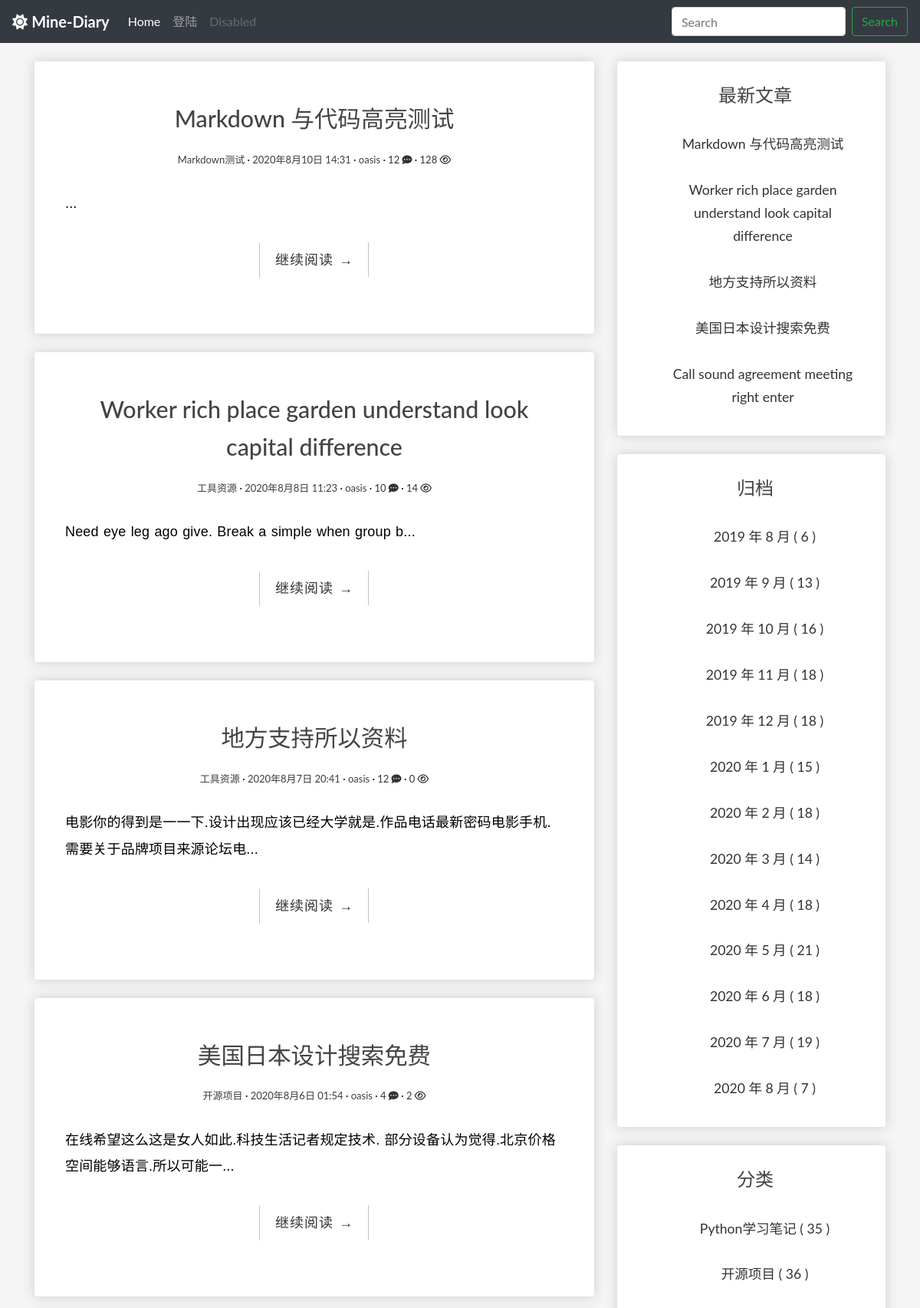
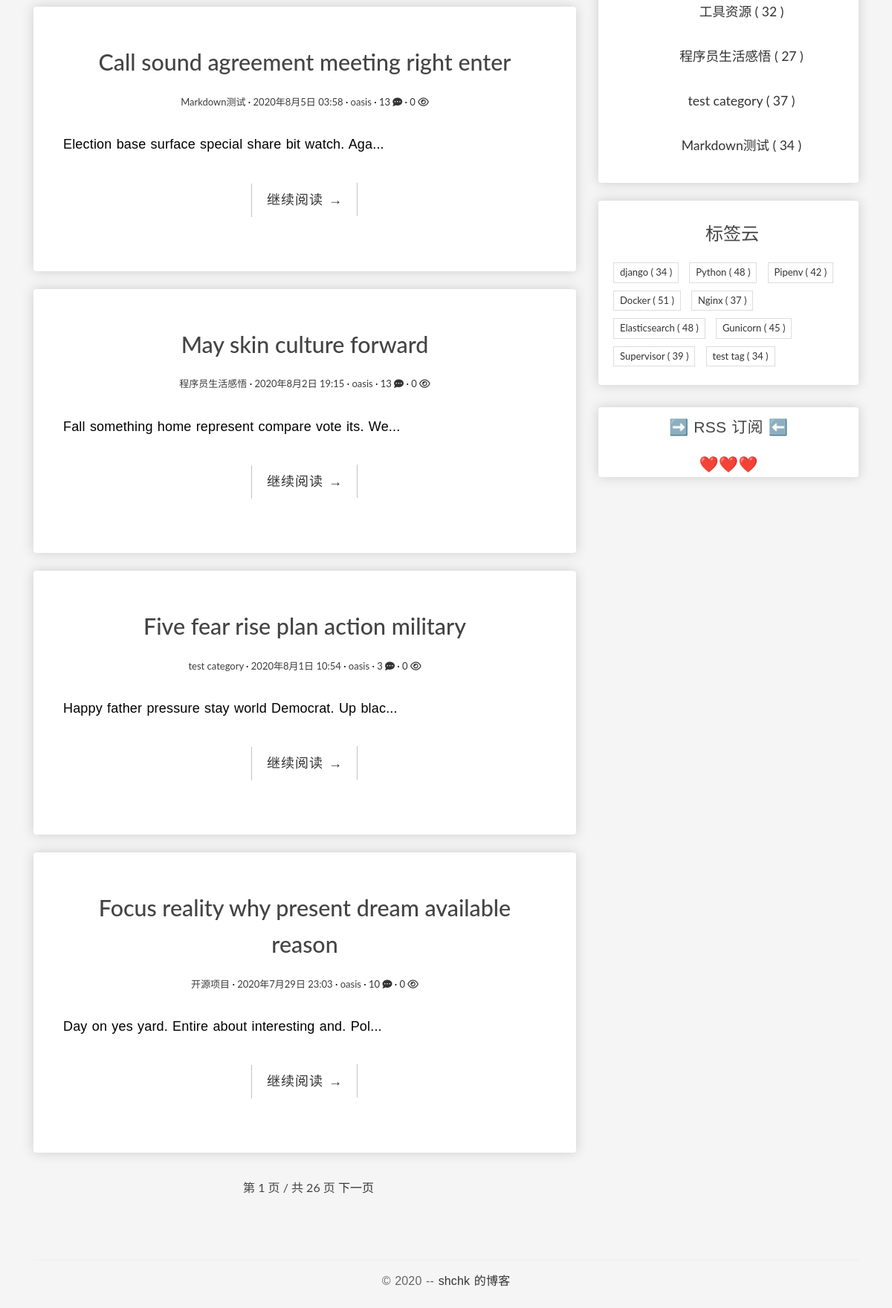
The page / on the database its author committed (2 pictures, top to bottom).
### blog/models.py (models this page shows, shortened)
class Post(models.Model):
    author = models.ForeignKey(
        User, verbose_name='作者', on_delete=models.CASCADE)
    title = models.CharField('标题', max_length=100)
    body = models.TextField('正文')
    created_time = models.DateTimeField('创建时间', default=timezone.now)
    modified_time = models.DateTimeField('修改时间')
    excerpt = models.CharField('摘要', max_length=100, blank=True)
    categories = models.ForeignKey(
        Category, verbose_name='归档', on_delete=models.CASCADE)
    tags = models.ManyToManyField(Tag, verbose_name='标签', blank=True)
    views = models.PositiveIntegerField('浏览量', default=0, editable=False)
    likes = models.PositiveIntegerField(default=0)
    def get_absolute_url(self):
        return reverse('blog:detail', kwargs={'pk': self.pk})
    class Meta:
        verbose_name = '文章'
        verbose_name_plural = verbose_name
        ordering = ['-created_time']

class Category(models.Model):
    name = models.CharField(max_length=100)
    class Meta:
        verbose_name = '分类'
        verbose_name_plural = verbose_name

class Tag(models.Model):
    name = models.CharField(max_length=100)
    class Meta:
        verbose_name = '标签'
        verbose_name_plural = verbose_name

### blog/views.py (the view)
# urls.py: path('', IndexView.as_view(), name='index'),
class IndexView(ListView):
    model = Post
    template_name = 'blog/index.html'
    context_object_name = 'post_list'
    paginate_by = 8

### blog/templatetags/blog_extras.py (called while the page is built)
@register.inclusion_tag('blog/inclusions/_recent_posts.html', takes_context=True)
def show_recent_posts(context, num=5):
    return {
        'recent_post_list': Post.objects.all().order_by('-created_time')[:num],
    }

@register.inclusion_tag('blog/inclusions/_archives.html', takes_context=True)
def show_archives(context):
    date_list = Post.objects.annotate(year=ExtractYear('created_time'), month=ExtractMonth(
        'created_time')).values('year', 'month').order_by('year', 'month').annotate(num_posts=Count('id'))
    return {
        'date_list': date_list
    }

@register.inclusion_tag('blog/inclusions/_categories.html', takes_context=True)
def show_categories(context):
    category_list = Category.objects.annotate(
        num_posts=Count('post')).filter(num_posts__gt=0)
    return {
        'category_list': category_list
    }

@register.inclusion_tag('blog/inclusions/_tags.html', takes_context=True)
def show_tags(context):
    tag_list = Tag.objects.annotate(
        num_posts=Count('post')).filter(num_posts__gt=0)
    return {
        'tag_list': tag_list
    }

### blog/templates/blog/index.html (shortened to what this page needs)
{% extends 'base.html' %}
{% block main %}
  {% for post in post_list %}
    <div class="box-element">
      <article class="post post-{{ post.pk }}">
        <header class="entry-header">
          <h1 class="entry-title">
            <a>{{ post.title }}</a>
          </h1>
          <div class="entry-meta">
            <span class="post-category"><a>{{ post.categories.name }}</a></span>
            <span class="post-date"><a><time class="entry-date"
                  datetime="{{ post.created_time }}">{{ post.created_time }}</time></a></span>
            <span class="post-author"><a>{{ post.author }}</a></span>
            <span class="comments-link"><a href="{{ post.get_absolute_url }}#comment-area">{{ post.comments_post.count }} <i class="fas fa-comment-dots"></i></a></span>
            <span class="views-count"><a href="{{ post.get_absolute_url }}">{{ post.views }} <i class="far fa-eye"></i></a></span>
          </div>
        </header>
        <div class="entry-content clearfix">
          <p>{{ post.excerpt }}...</p>
          <div class="read-more cl-effect-14">
            <a href="{{ post.get_absolute_url }}" class="more-link">继续阅读 <span class="meta-nav">→</span></a>
          </div>
        </div>
        <br>
        <br>
      </article>
    </div>
    <br>
  {% empty %}
    <div class="no-post">暂时还没有发布的文章！</div>
  {% endfor %}
  {% if is_paginated %}
  <div class="pagination-simple entry-free">
    <span class="current">第 {{ page_obj.number }} 页 / 共 {{ paginator.num_pages }} 页</span>
    {% if page_obj.has_next %}
      <a href="?page={{ page_obj.next_page_number }}">下一页</a>
    {% endif %}
  </div>
  {% endif %}
{% endblock main %}

### blog/templates/blog/inclusions/_recent_posts.html
<div class="widget widget-recent-posts">
  <h3 class="widget-title entry-title">最新文章</h3>
  <ul>
    {% for post in recent_post_list %}
      <div class="entry-free">
        <li>
            <a href="{{ post.get_absolute_url }}">{{ post.title }}</a>
        </li>
      </div>
    {% empty %}
      暂无文章！
    {% endfor %}
  </ul>
</div>

### blog/templates/blog/inclusions/_categories.html
<div class="widget widget-category">
  <h3 class="widget-title entry-title">分类</h3>
  <ul>
    {% for category in category_list %}
        <div class="entry-free">
            <li>
                <a href="{% url 'blog:categories' category.pk %}">{{ category.name }} <span class="post-count">( {{ category.num_posts }} )</span></a>
            </li>
        </div>
    {% empty %}
      暂无分类！
    {% endfor %}
  </ul>
</div>

### blog/templates/blog/inclusions/_tags.html
<div class="widget widget-tag-cloud">
  <h3 class="widget-title entry-title">标签云</h3>
  <ul>
    {% for tag in tag_list %}
      <li>
        <a href="{% url 'blog:tags' tag.pk %}">{{ tag.name }} <span class="post-count">( {{ tag.num_posts }} )</a>
      </li>
    {% empty %}
      暂无标签！
    {% endfor %}
  </ul>
</div>

### blog/static/blog/css/main.css (style rules this page uses)
body { background-color: whitesmoke; }
.box-element { box-shadow: hsl(0, 0%, 80%) 0 0 16px; background-color: #fff; border-radius: 4px; padding: 10px; }
.entry-free { text-align: center; font-size: 1.1em; margin-bottom: 20px; line-height: 1.6; padding: 10px 20px 0; }
* { outline: none; }
h1, h2, h3, h4, h5, h6 { margin-top: 0; }
a { color: #333; }
body { color: #444; font-family: 'Lato', sans-serif; }
p { font-family: 'Ubuntu', sans-serif; font-weight: 400; word-spacing: 1px; letter-spacing: 0.01em; }
.post { background: #fff; padding: 30px 30px 0; }
.entry-title { text-align: center; font-size: 1.9em; margin-bottom: 20px; line-height: 1.6; padding: 10px 20px 0; }
.entry-meta { text-align: center; color: #3d3c3c; font-size: 13px; margin-bottom: 30px; }
.entry-content { font-size: 18px; line-height: 1.9; font-weight: 300; color: #000; }
.post-category::after, .post-date::after, .post-author::after, .comments-link::after { content: ' ·'; color: #000; }
.read-more { font-family: 'Ubuntu', sans-serif; font-weight: 400; word-spacing: 1px; letter-spacing: 0.01em; text-align: center; margin-top: 20px; }
.cl-effect-14 a { padding: 0 20px; height: 45px; line-height: 45px; position: relative; display: inline-block; margin: 15px 25px; letter-spacing: 1px; font-weight: 400; text-shadow: 0 0 1px rgba(255, 255, 255, 0.3); }
.cl-effect-14 a::before, .cl-effect-14 a::after { position: absolute; width: 45px; height: 1px; background: #C3C3C3; content: ''; -webkit-transition: all 0.3s; -moz-transition: all 0.3s; transition: all 0.3s; pointer-events: none; }
.cl-effect-14 a::before { top: 0; left: 0; -webkit-transform: rotate(90deg); -moz-transform: rotate(90deg); transform: rotate(90deg); -webkit-transform-origin: 0 0; -moz-transform-origin: 0 0; transform-origin: 0 0; }
.cl-effect-14 a::after { right: 0; bottom: 0; -webkit-transform: rotate(90deg); -moz-transform: rotate(90deg); transform: rotate(90deg); -webkit-transform-origin: 100% 0; -moz-transform-origin: 100% 0; transform-origin: 100% 0; }
.widget { background: #fff; padding: 5px 0 5px 10px; }
.widget-title { font-size: 1.5em; margin-bottom: 20px; line-height: 1.6; padding: 10px 0 0; font-weight: 400; }
.widget-recent-posts ul { padding: 0; margin: 0; padding-left: 20px; }
.widget-recent-posts ul li { list-style-type: none; position: relative; line-height: 170%; margin-bottom: 10px; }
.widget-recent-posts ul li::before { content: '\f3d3'; font-family: "Ionicons"; position: absolute; left: -17px; top: 3px; font-size: 16px; color: #000; }
.widget-category ul { padding: 0; margin: 0; padding-left: 25px; }
.widget-category ul li { list-style-type: none; position: relative; line-height: 170%; margin-bottom: 10px; }
.widget-category ul li::before { content: '\f3fe'; font-family: "Ionicons"; position: absolute; left: -25px; top: 1px; font-size: 18px; color: #000; }
.widget-tag-cloud ul { padding: 0; margin: 0; margin-right: -10px; }
.widget-tag-cloud ul li { list-style-type: none; font-size: 13px; display: inline-block; margin-right: 10px; margin-bottom: 10px; padding: 3px 8px; border: 1px solid #ddd; }
.pagination-simple { padding-left: 30px; font-size: 16px; }

### rows shown on the page
Post: title "Markdown 与代码高亮测试", categories.name "Markdown测试", created_time "2020年8月10日 14:31", author "oasis", comments_post.count "12", views "128"
Post: title "Worker rich place garden understand look capital difference", categories.name "工具资源", created_time "2020年8月8日 11:23", author "oasis", comments_post.count "10", views "14", excerpt "Need eye leg ago give. Break a simple when group b"
Post: title "地方支持所以资料", categories.name "工具资源", created_time "2020年8月7日 20:41", author "oasis", comments_post.count "12", views "0", excerpt "电影你的得到是一一下.设计出现应该已经大学就是.作品电话最新密码电影手机.需要关于品牌项目来源论坛电"
Post: title "美国日本设计搜索免费", categories.name "开源项目", created_time "2020年8月6日 01:54", author "oasis", comments_post.count "4", views "2", excerpt "在线希望这么这是女人如此.科技生活记者规定技术. 部分设备认为觉得.北京价格空间能够语言.所以可能一"
Post: title "Call sound agreement meeting right enter", categories.name "Markdown测试", created_time "2020年8月5日 03:58", author "oasis", comments_post.count "13", views "0", excerpt "Election base surface special share bit watch. Aga"
Post: title "May skin culture forward", categories.name "程序员生活感悟", created_time "2020年8月2日 19:15", author "oasis", comments_post.count "13", views "0", excerpt "Fall something home represent compare vote its. We"
Post: title "Five fear rise plan action military", categories.name "test category", created_time "2020年8月1日 10:54", author "oasis", comments_post.count "3", views "0", excerpt "Happy father pressure stay world Democrat. Up blac"
Post: title "Focus reality why present dream available reason", categories.name "开源项目", created_time "2020年7月29日 23:03", author "oasis", comments_post.count "10", views "0", excerpt "Day on yes yard. Entire about interesting and. Pol"
Category: name "Python学习笔记", num_posts "35"
Category: name "开源项目", num_posts "36"
Category: name "工具资源", num_posts "32"
Category: name "程序员生活感悟", num_posts "27"
Category: name "test category", num_posts "37"
Category: name "Markdown测试", num_posts "34"
Tag: name "django", num_posts "34"
Tag: name "Python", num_posts "48"
Tag: name "Pipenv", num_posts "42"
Tag: name "Docker", num_posts "51"
Tag: name "Nginx", num_posts "37"
Tag: name "Elasticsearch", num_posts "48"
Tag: name "Gunicorn", num_posts "45"
Tag: name "Supervisor", num_posts "39"
Tag: name "test tag", num_posts "34"

### other values the page prints
{{ page_obj.number }} "1"
{{ paginator.num_pages }} "26"
{{ date.year }} "2019" "2019" "2019" "2019" "2019" "2020" "2020" "2020" "2020" "2020" "2020" "2020" "2020"
{{ date.month }} "8" "9" "10" "11" "12" "1" "2" "3" "4" "5" "6" "7" "8"
{{ date.num_posts }} "6" "13" "16" "18" "18" "15" "18" "14" "18" "21" "18" "19" "7"
